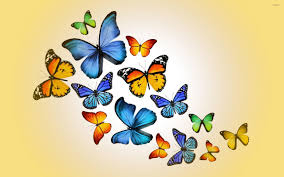
#> input picture butterfly.jpeg, 284 x 177 px
$ jupyter execute Color_identification.ipynb   (shell and % lines are left out)
#> lines starting #> are read from the running program, lines starting #| are printed output that depends on the picture
## Color Identification and distribution using KMeans and OpenCV

####  STEPS FOLLOWED :-
 - Load required libraries and packages <br>
 - Load in the image we will work on <br>
 - Color identification <br>
 - Checking out our creation <br>

#### STEP 1-

[cell 1]
#Clustering algorithm to separate out clusters in our case colours
from sklearn.cluster import KMeans

#plotting graphs and images
import matplotlib.pyplot as plt


#process images as numpy arrays
import numpy as np

#image processing library OpenCV
import cv2

#It is an unordered collection where elements are stored as dictionary keys and
#their counts are stored as dictionary values.
from collections import Counter

#Convert image respresentations
from skimage.color import rgb2lab, deltaE_cie76

#loading images
import os

#sets the backend of matplotlib to the 'inline' backend: With this backend,
#the output of plotting commands is displayed inline within frontends like the Jupyter notebook

#### STEP 2-

[cell 2]
#reading in the image into a numpy array
image = cv2.imread('butterfly.jpeg')
#> image is the input picture: shape (177, 284, 3); mean B, G, R 159.1, 203.4, 217.8

#plot the image
plt.imshow(image)

[cell 3]
print("Image is of type {}".format(type(image)))
#| Image is of type <class 'numpy.ndarray'>
print("Shape of numpy image array {}".format(image.shape))
#| Shape of numpy image array (177, 284, 3)

[cell 4]
# 689, 1067 => pixels in image
# 3 => channels in image

[cell 5]
# Since OpenCV by default reads an image as BGR channels instead of RGB the image colors are a bit off.
# So we will convert the channels to RGB using cv2.cvtColor function

[cell 6]
image = cv2.cvtColor(image, cv2.COLOR_BGR2RGB)
plt.imshow(image)

### Superb that's original image

#### STEP 3-

[cell 7]
# we will define a function which converts a color (RGB) to its hex code

def colorToHex(color):
    #{:02x} print atleast 2 digits of hex code for a channel
    return "#{:02x}{:02x}{:02x}".format(int(color[0]), int(color[1]), int(color[2]))

[cell 8]
# function to read an image into RGB space

def read_image(image_path):
    #reading in the image into a numpy array
    image = cv2.imread(image_path)

    #convert the channels to RGB using cv2.cvtColor function
    image = cv2.cvtColor(image, cv2.COLOR_BGR2RGB)
    return image

[cell 9]
# fetch colors from image and display as a pie chart distribution
# arguments => image, count of top colors, display_chart

def fetch_colors(image, color_count, display_chart):
    #KMeans expects the input to be of two dimensions,
    #so we use Numpy’s reshape function to reshape the image data.

#> called with color_count = 10, display_chart = True
    modified_image = image.reshape(image.shape[0]*image.shape[1], 3)

    #color clusters
    clf = KMeans(n_clusters = color_count)

    #fit the model and extract the prediction into the variable predictions
    predictions = clf.fit_predict(modified_image)

    #create a collection of count of colors
    counts = Counter(predictions)
#> counts = 10 items

    center_colors = clf.cluster_centers_

    #fetch ordered colors by iterating through the keys
    ordered_colors = [center_colors[i] for i in counts.keys()]
#> ordered_colors = [[245.3, 220.8, 138.9], [239.3, 222.9, 189.7], [145.1, 155.1, 119.4], [149.1, 73.45, 20.33], [33.26, 26.8, 20.83], [247.6, 243.3, 237.6], [52.65, 76.06, 89.51], [59.56, 109.1, 167.5], [96.84, 161.7, 219.7], [228.5, 157.2, 17.4]]
    hex_colors = [colorToHex(ordered_colors[i]) for i in counts.keys()]
#> hex_colors = ['#919b77', '#211a14', '#60a1db', '#f5dc8a', '#344c59', '#efdebd', '#3b6da7', '#e49d11', '#954914', '#f7f3ed']
    rgb_colors = [ordered_colors[i] for i in counts.keys()]
#> rgb_colors = [[145.1, 155.1, 119.4], [33.26, 26.8, 20.83], [96.84, 161.7, 219.7], [245.3, 220.8, 138.9], [52.65, 76.06, 89.51], [239.3, 222.9, 189.7], [59.56, 109.1, 167.5], [228.5, 157.2, 17.4], [149.1, 73.45, 20.33], [247.6, 243.3, 237.6]]

    #if display_chart is true, plot pie chart
    if (display_chart):
        plt.figure(figsize = (8, 6))
        plt.pie(counts.values(), labels = hex_colors, colors = hex_colors)

    return counts, hex_colors,center_colors, predictions

#### STEP 4-

[cell 10]
loaded_image = read_image('butterfly.jpeg')
color_count = 10
display_chart  = True

colors_fetched_counts, colors_fetched, center_colors, predictions = fetch_colors(loaded_image, color_count, display_chart)
#> colors_fetched_counts = 10 items; colors_fetched has the same summary as hex_colors in fetch_colors; center_colors = [[149.1, 73.45, 20.33], [247.6, 243.3, 237.6], [245.3, 220.8, 138.9], [96.84, 161.7, 219.7], [239.3, 222.9, 189.7], [228.5, 157.2, 17.4], [33.26, 26.8, 20.83], [52.65, 76.06, 89.51], [145.1, 155.1, 119.4], [59.56, 109.1, 167.5]]
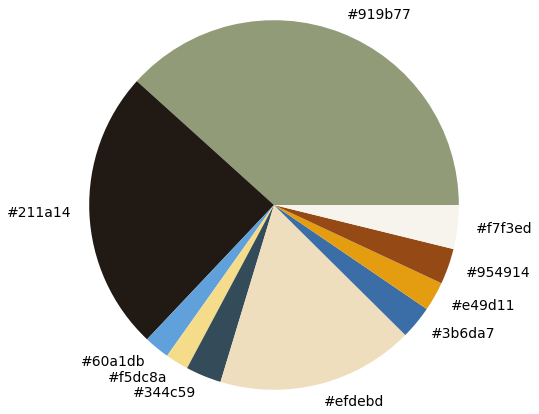
#> figure drawn by matplotlib, 1 panel

## SUPERB!!!! Our own color extractor is ready and that too with stats

[cell 11]
#print out fetched colors
colors_fetched
#> Out has the same summary as hex_colors in fetch_colors

[cell 12]
colors_fetched_counts

[cell 13]
center_colors
#> Out has the same summary as center_colors


$ run again, with budh2.png saved as butterfly.jpeg
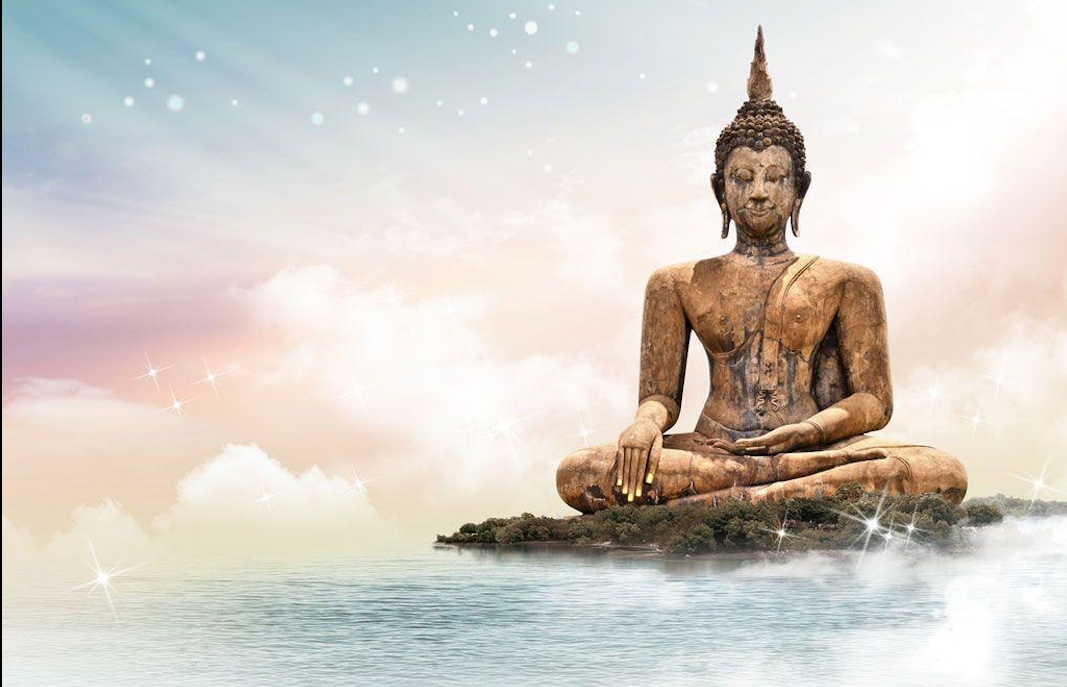
#> input picture budh2.png, 1067 x 687 px
#> image is the input picture: shape (687, 1067, 3); mean B, G, R 200.1, 206.8, 211.8
#| Image is of type <class 'numpy.ndarray'>
#| Shape of numpy image array (687, 1067, 3)
#> counts = 10 items
#> ordered_colors = [[55.65, 41.05, 27.93], [159.2, 184.6, 190.7], [190.1, 204.5, 208.2], [216.1, 221.6, 222.3], [241.4, 235.1, 228.8], [250.6, 247.9, 245.6], [165.9, 129.1, 100.3], [215.6, 180.1, 167.7], [116.1, 87.25, 63.64], [236.2, 219.9, 202]]
#> hex_colors = ['#d8ddde', '#d7b4a7', '#a58164', '#f1ebe4', '#beccd0', '#faf7f5', '#ecdbca', '#37291b', '#9fb8be', '#74573f']
#> rgb_colors = [[216.1, 221.6, 222.3], [215.6, 180.1, 167.7], [165.9, 129.1, 100.3], [241.4, 235.1, 228.8], [190.1, 204.5, 208.2], [250.6, 247.9, 245.6], [236.2, 219.9, 202], [55.65, 41.05, 27.93], [159.2, 184.6, 190.7], [116.1, 87.25, 63.64]]
#> colors_fetched_counts = 10 items; colors_fetched has the same summary as hex_colors in fetch_colors; center_colors = [[215.6, 180.1, 167.7], [116.1, 87.25, 63.64], [241.4, 235.1, 228.8], [55.65, 41.05, 27.93], [216.1, 221.6, 222.3], [250.6, 247.9, 245.6], [190.1, 204.5, 208.2], [159.2, 184.6, 190.7], [236.2, 219.9, 202], [165.9, 129.1, 100.3]]
#> `[cell 10] loaded_image = read_image('butterfly.jpeg') color_count = 10..`:
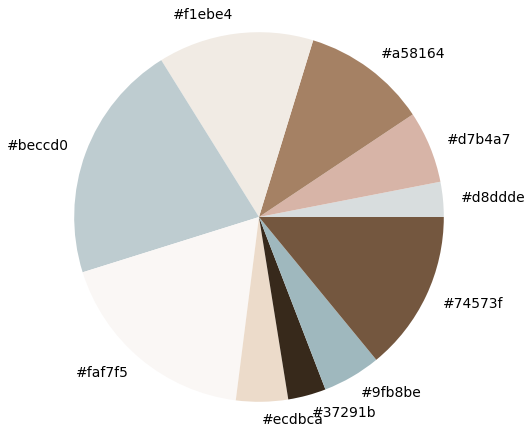
#> figure drawn by matplotlib, 1 panel
#> `colors_fetched`: Out has the same summary as hex_colors in fetch_colors
#> `center_colors`: Out has the same summary as center_colors
